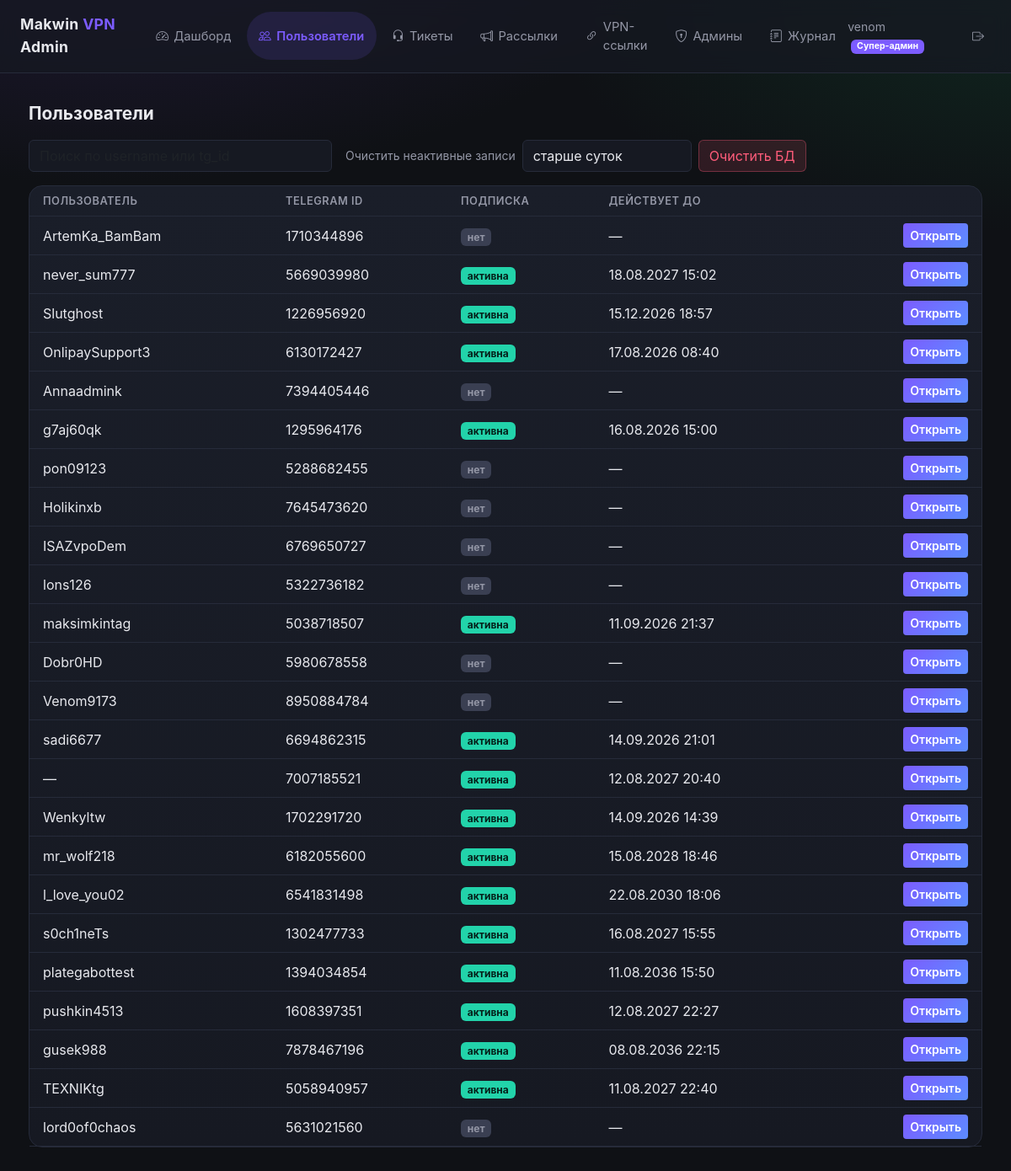
/admin/users (signed in), run on the app's committed database.
### app/admin/models.py (models this page shows, shortened)
class AdminUser(Base):
    __tablename__ = "admin_users"
    id: Mapped[int] = mapped_column(primary_key=True)
    login: Mapped[str] = mapped_column(String(64), unique=True, index=True)
    password_hash: Mapped[str] = mapped_column(String(255))
    role: Mapped[AdminRole] = mapped_column(Enum(AdminRole))
    is_active: Mapped[bool] = mapped_column(Boolean, default=True)
    created_at: Mapped[datetime.datetime] = mapped_column(
        DateTime(), default=datetime.datetime.now
    )
    last_login_at: Mapped[datetime.datetime | None] = mapped_column(
        DateTime(), nullable=True
    )
    permissions: Mapped[list["AdminPermission"]] = relationship(
        back_populates="admin",
        cascade="all, delete-orphan",
    )

### app/models.py (models this page shows, shortened)
class User(Base):
    __tablename__ = "users"
    id: Mapped[int] = mapped_column(primary_key=True)
    tg_id: Mapped[int] = mapped_column(BigInteger, unique=True, index=True)
    username: Mapped[str | None] = mapped_column(String(64), nullable=True)
    vless_uuid: Mapped[str] = mapped_column(String(36), unique=True, index=True)
    created_at: Mapped[datetime.datetime] = mapped_column(
        DateTime(),
        default=datetime.datetime.now,
    )
    subscriptions: Mapped[list["Subscription"]] = relationship(
        back_populates="user",
        cascade="all, delete-orphan",
    )
    support_tickets: Mapped[list["SupportTicket"]] = relationship(
        back_populates="user",
        cascade="all, delete-orphan",
    )

class Subscription(Base):
    __tablename__ = "subscriptions"
    id: Mapped[int] = mapped_column(primary_key=True)
    user_id: Mapped[int] = mapped_column(ForeignKey("users.id"), index=True)
    token: Mapped[str] = mapped_column(String(64), unique=True, index=True)
    expiry: Mapped[datetime.datetime] = mapped_column(DateTime())
    device_limit: Mapped[int] = mapped_column(Integer, default=3)
    is_active: Mapped[bool] = mapped_column(Boolean, default=True)
    created_at: Mapped[datetime.datetime] = mapped_column(
        DateTime(),
        default=datetime.datetime.now,
    )
    user: Mapped["User"] = relationship(back_populates="subscriptions")

### app/admin/routes/users.py (the view)
@router.get("")
async def users_list(
    request: Request,
    q: str = "",
    purged: int | None = None,
    admin: AdminUser = Depends(require_permission(Permission.VIEW_USERS)),
):
    from app.admin.router import templates
    async with async_session() as session:
        stmt = select(User).options(selectinload(User.subscriptions))
        if q.strip():
            needle = f"%{q.strip()}%"
            stmt = stmt.where(
                (User.username.ilike(needle)) | (User.tg_id.cast(String).ilike(needle))
            )
        stmt = stmt.order_by(User.created_at.desc()).limit(200)
        result = await session.execute(stmt)
        users = result.scalars().unique().all()
    rows = []
    now = datetime.datetime.now()
    for user in users:
        active_sub = next(
            (s for s in user.subscriptions if s.is_active and s.expiry > now),
            None,
        )
        rows.append({"user": user, "active_sub": active_sub})
    return templates.TemplateResponse(
        "users.html",
        {
            "request": request,
            "admin": admin,
            "rows": rows,
            "q": q,
            "purged": purged,
            "purge_periods": PURGE_PERIOD_LABELS,
        },
    )

### app/admin/templates/users.html (shortened to what this page needs)
{% extends "base.html" %}
{% block content %}
<div class="d-flex justify-content-between align-items-center mb-3">
    <div class="section-title mb-0">Пользователи</div>
</div>
<div class="d-flex flex-wrap gap-3 mb-3 align-items-start">
    <form method="get" style="max-width: 360px; flex: 1 1 300px;">
        <input type="text" name="q" value="{{ q }}" placeholder="Поиск по username или tg_id"
               class="form-control form-control-admin">
    </form>
    {% if admin.role == AdminRole.SUPER_ADMIN %}
    <form method="post" action="/admin/users/purge"
          onsubmit="return confirm('Удалить старые неактивные подписки ПО ВСЕМ пользователям? Действие необратимо.');"
          class="d-flex gap-2 align-items-center">
        <span class="text-dim small">Очистить неактивные записи</span>
        <select name="period" class="form-select form-select-admin" style="width: auto;">
            {% for key, label in purge_periods.items() %}
            <option value="{{ key }}">{{ label }}</option>
            {% endfor %}
        </select>
        <button type="submit" class="btn btn-danger-soft">Очистить БД</button>
    </form>
    {% endif %}
</div>
<div class="card-soft p-0">
    <table class="table table-admin mb-0">
        <thead>
        <tr>
            <th class="ps-3">Пользователь</th>
            <th>Telegram ID</th>
            <th>Подписка</th>
            <th>Действует до</th>
            <th class="pe-3"></th>
        </tr>
        </thead>
        <tbody>
        {% for row in rows %}
        <tr>
            <td class="ps-3">{{ row.user.username or "—" }}</td>
            <td class="text-dim">{{ row.user.tg_id }}</td>
            <td>
                {% if row.active_sub %}
                <span class="badge badge-active">активна</span>
                {% else %}
                <span class="badge badge-inactive">нет</span>
                {% endif %}
            </td>
            <td class="text-dim">
                {{ row.active_sub.expiry.strftime("%d.%m.%Y %H:%M") if row.active_sub else "—" }}
            </td>
            <td class="pe-3 text-end">
                <a href="/admin/users/{{ row.user.id }}" class="btn btn-sm btn-accent">Открыть</a>
            </td>
        </tr>
        {% else %}
        <tr><td colspan="5" class="text-center text-dim py-4">Никого не найдено</td></tr>
        {% endfor %}
        </tbody>
    </table>
</div>
{% endblock %}

### app/admin/templates/base.html (shortened to what this page needs)
<!DOCTYPE html>
<html lang="ru">
<head>
    <link href="https://cdn.jsdelivr.net/npm/bootstrap@5.3.3/dist/css/bootstrap.min.css" rel="stylesheet">
    <link href="https://cdn.jsdelivr.net/npm/bootstrap-icons@1.11.3/font/bootstrap-icons.css" rel="stylesheet">
    <link href="/admin/static/style.css" rel="stylesheet">
</head>
<body>
{% if admin %}
<nav class="navbar-admin d-flex align-items-center justify-content-between">
    <div class="d-flex align-items-center gap-4">
        <div class="brand">Makwin <span>VPN</span> Admin</div>
        <div class="d-none d-md-flex gap-1">
            {% if admin.has_permission(perm.VIEW_DASHBOARD) %}
            <a class="nav-pill {% if request.url.path == '/admin/' %}active{% endif %}" href="/admin/">
                <i class="bi bi-speedometer2"></i> Дашборд
            </a>
            {% endif %}
            {% if admin.has_permission(perm.VIEW_USERS) %}
            <a class="nav-pill {% if '/admin/users' in request.url.path %}active{% endif %}" href="/admin/users">
                <i class="bi bi-people"></i> Пользователи
            </a>
            {% endif %}
            {% if admin.has_permission(perm.VIEW_SUPPORT_TICKETS) %}
            <a class="nav-pill {% if '/admin/support' in request.url.path %}active{% endif %}" href="/admin/support">
                <i class="bi bi-headset"></i> Тикеты
            </a>
            {% endif %}
            {% if admin.has_permission(perm.BROADCAST_MESSAGE) %}
            <a class="nav-pill {% if '/admin/broadcasts' in request.url.path %}active{% endif %}" href="/admin/broadcasts">
                <i class="bi bi-megaphone"></i> Рассылки
            </a>
            {% endif %}
            {% if admin.has_permission(perm.MANAGE_VLESS_LINKS) %}
            <a class="nav-pill {% if '/admin/vless-links' in request.url.path %}active{% endif %}" href="/admin/vless-links">
                <i class="bi bi-link-45deg"></i> VPN-ссылки
            </a>
            {% endif %}
            {% if admin.has_permission(perm.MANAGE_ADMINS) %}
            <a class="nav-pill {% if '/admin/admins' in request.url.path %}active{% endif %}" href="/admin/admins">
                <i class="bi bi-shield-lock"></i> Админы
            </a>
            {% endif %}
            {% if admin.has_permission(perm.VIEW_AUDIT_LOG) %}
            <a class="nav-pill {% if '/admin/audit' in request.url.path %}active{% endif %}" href="/admin/audit">
                <i class="bi bi-journal-text"></i> Журнал
            </a>
            {% endif %}
        </div>
    </div>
    <div class="d-flex align-items-center gap-3">
        <span class="text-dim small">
            {{ admin.login }}
            <span class="badge badge-role-{{ admin.role.value }} ms-1">{{ role_labels[admin.role] }}</span>
        </span>
        <form method="post" action="/admin/logout" class="m-0">
            <button class="btn btn-sm btn-outline-light border-0 text-dim" type="submit">
                <i class="bi bi-box-arrow-right"></i>
            </button>
        </form>
    </div>
</nav>
{% endif %}
<div class="page-wrap">
    {% block content %}{% endblock %}
</div>
</body>
</html>

### app/admin/static/style.css (style rules this page uses)
:root { --bg: #0f1115; --bg-soft: #161922; --card: #1a1e29; --border: #262b3a; --accent: #7c5cff; --accent-soft: #7c5cff22; --accent2: #22d3aa; --text: #e8e9ee; --text-dim: #9497a6; --danger: #ff5c7a; --warn: #ffb84c; }
* { box-sizing: border-box; }
body { background: radial-gradient(1200px 600px at 10% -10%, #221a3a 0%, transparent 60%), radial-gradient(1000px 500px at 100% 0%, #10261f 0%, transparent 55%), var(--bg); color: var(--text); font-family: "Inter", "Segoe UI", system-ui, sans-serif; min-height: 100vh; }
a { color: var(--accent); text-decoration: none; }
.navbar-admin { background: rgba(22, 25, 34, 0.75); backdrop-filter: blur(10px); border-bottom: 1px solid var(--border); padding: 0.9rem 1.5rem; }
.brand { font-weight: 700; letter-spacing: 0.02em; font-size: 1.1rem; }
.brand span { color: var(--accent); }
.nav-pill { display: inline-flex; align-items: center; gap: 0.4rem; padding: 0.4rem 0.9rem; border-radius: 999px; color: var(--text-dim); font-size: 0.92rem; transition: all 0.15s ease; }
.nav-pill.active { background: var(--accent-soft); color: var(--accent); font-weight: 600; }
.page-wrap { max-width: 1180px; margin: 0 auto; padding: 2rem 1.5rem 4rem; }
.card-soft { background: linear-gradient(180deg, var(--card), var(--bg-soft)); border: 1px solid var(--border); border-radius: 16px; padding: 1.4rem 1.5rem; }
.table-admin { --bs-table-bg: transparent; --bs-table-color: var(--text); border-color: var(--border); }
.table-admin th { color: var(--text-dim); font-weight: 600; font-size: 0.8rem; text-transform: uppercase; letter-spacing: 0.04em; border-bottom: 1px solid var(--border); }
.table-admin td { border-bottom: 1px solid var(--border); vertical-align: middle; }
.badge-role-super_admin { background: var(--accent) !important; }
.badge-active { background: var(--accent2) !important; color: #05201a !important; }
.badge-inactive { background: #3a3f52 !important; color: var(--text-dim) !important; }
.btn-accent { background: linear-gradient(135deg, var(--accent), #5c8dff); border: none; color: white; font-weight: 600; }
.btn-danger-soft { background: #ff5c7a22; border: 1px solid #ff5c7a55; color: var(--danger); }
.form-control-admin, .form-select-admin { background: var(--bg-soft); border: 1px solid var(--border); color: var(--text); }
.text-dim { color: var(--text-dim); }
.section-title { font-weight: 700; font-size: 1.3rem; margin-bottom: 1.2rem; }

### data on the page
AdminUser: login "venom", role "Супер-админ"
User: user "ArtemKa_BamBam", user.tg_id "1710344896"
User: user "never_sum777", user.tg_id "5669039980"
Subscription: active_sub.expiry "18.08.2027 15:02"
User: user "Slutghost", user.tg_id "1226956920"
Subscription: active_sub.expiry "15.12.2026 18:57"
User: user "OnlipaySupport3", user.tg_id "6130172427"
Subscription: active_sub.expiry "17.08.2026 08:40"
User: user "Annaadmink", user.tg_id "7394405446"
User: user "g7aj60qk", user.tg_id "1295964176"
Subscription: active_sub.expiry "16.08.2026 15:00"
User: user "pon09123", user.tg_id "5288682455"
User: user "Holikinxb", user.tg_id "7645473620"
User: user "ISAZvpoDem", user.tg_id "6769650727"
User: user "lons126", user.tg_id "5322736182"
User: user "maksimkintag", user.tg_id "5038718507"
Subscription: active_sub.expiry "11.09.2026 21:37"
User: user "Dobr0HD", user.tg_id "5980678558"
User: user "Venom9173", user.tg_id "8950884784"
User: user "sadi6677", user.tg_id "6694862315"
Subscription: active_sub.expiry "14.09.2026 21:01"
User: user "—", user.tg_id "7007185521"
Subscription: active_sub.expiry "12.08.2027 20:40"
User: user "Wenkyltw", user.tg_id "1702291720"
Subscription: active_sub.expiry "14.09.2026 14:39"
User: user "mr_wolf218", user.tg_id "6182055600"
Subscription: active_sub.expiry "15.08.2028 18:46"
User: user "l_love_you02", user.tg_id "6541831498"
Subscription: active_sub.expiry "22.08.2030 18:06"
User: user "s0ch1neTs", user.tg_id "1302477733"
Subscription: active_sub.expiry "16.08.2027 15:55"
User: user "plategabottest", user.tg_id "1394034854"
Subscription: active_sub.expiry "11.08.2036 15:50"
User: user "pushkin4513", user.tg_id "1608397351"
Subscription: active_sub.expiry "12.08.2027 22:27"
User: user "gusek988", user.tg_id "7878467196"
Subscription: active_sub.expiry "08.08.2036 22:15"
User: user "TEXNIKtg", user.tg_id "5058940957"
Subscription: active_sub.expiry "11.08.2027 22:40"
User: user "lord0of0chaos", user.tg_id "5631021560"

### other printed values
form field period "старше суток"
